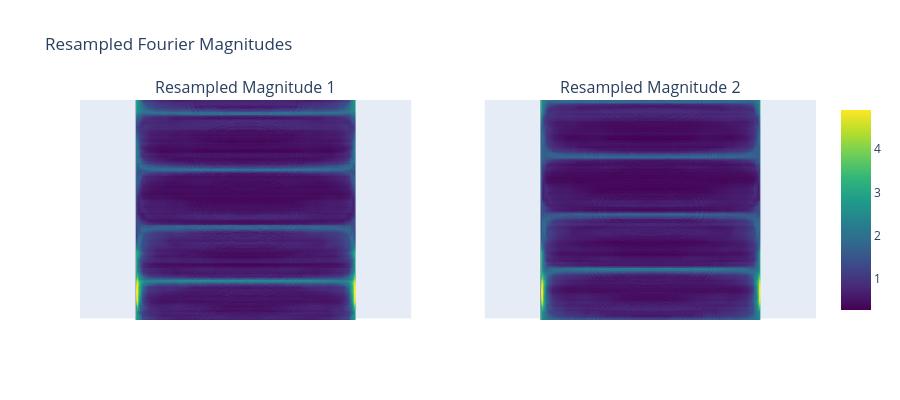

Notebook source saved alongside this figure:
### Markdown cell above
## Resampled Fourier Magnitudes

The 2D Fourier magnitude of each image is projected onto the unit circle (S² in 2D).
These heatmaps show the resampled magnitude distributions for both input images.

### Code cell
# --- Resampled Fourier Magnitudes ---
fig = make_subplots(rows=1, cols=2,
    subplot_titles=('Resampled Magnitude 1', 'Resampled Magnitude 2'))

fig.add_trace(
    go.Heatmap(z=resampled1, colorscale='Viridis', showscale=False),
    row=1, col=1
)
fig.add_trace(
    go.Heatmap(z=resampled2, colorscale='Viridis'),
    row=1, col=2
)

fig.update_yaxes(scaleanchor='x', scaleratio=1, row=1, col=1)
fig.update_yaxes(scaleanchor='x2', scaleratio=1, row=1, col=2)
fig.update_layout(height=400, width=900, title_text='Resampled Fourier Magnitudes')
fig.update_xaxes(showticklabels=False, showgrid=False)
fig.update_yaxes(showticklabels=False, showgrid=False)
fig.show()

### Figure 1 — Plotly figure (JSON) as saved in the notebook; plotly's stock layout.template omitted (floating-point values rounded to 4 significant figures; data arrays with more than 128 entries replaced by an {"elided": "..."} marker saying what was removed)
{"data": [{"colorscale": [[0, "#440154"], [0.1111, "#482878"], [0.2222, "#3e4989"], [0.3333, "#31688e"], [0.4444, "#26828e"], [0.5556, "#1f9e89"], [0.6667, "#35b779"], [0.7778, "#6ece58"], [0.8889, "#b5de2b"], [1, "#fde725"]], "showscale": false, "type": "heatmap", "xaxis": "x", "yaxis": "y", "z": {"elided": "256x256 float values"}}, {"colorscale": [[0, "#440154"], [0.1111, "#482878"], [0.2222, "#3e4989"], [0.3333, "#31688e"], [0.4444, "#26828e"], [0.5556, "#1f9e89"], [0.6667, "#35b779"], [0.7778, "#6ece58"], [0.8889, "#b5de2b"], [1, "#fde725"]], "type": "heatmap", "xaxis": "x2", "yaxis": "y2", "z": {"elided": "256x256 float values"}}], "layout": {"annotations": [{"font": {"size": 16}, "showarrow": false, "text": "Resampled Magnitude 1", "x": 0.225, "xanchor": "center", "xref": "paper", "y": 1, "yanchor": "bottom", "yref": "paper"}, {"font": {"size": 16}, "showarrow": false, "text": "Resampled Magnitude 2", "x": 0.775, "xanchor": "center", "xref": "paper", "y": 1, "yanchor": "bottom", "yref": "paper"}], "height": 400, "title": {"text": "Resampled Fourier Magnitudes"}, "width": 900, "xaxis": {"anchor": "y", "domain": [0, 0.45], "showgrid": false, "showticklabels": false}, "xaxis2": {"anchor": "y2", "domain": [0.55, 1], "showgrid": false, "showticklabels": false}, "yaxis": {"anchor": "x", "domain": [0, 1], "scaleanchor": "x", "scaleratio": 1, "showgrid": false, "showticklabels": false}, "yaxis2": {"anchor": "x2", "domain": [0, 1], "scaleanchor": "x2", "scaleratio": 1, "showgrid": false, "showticklabels": false}}}
